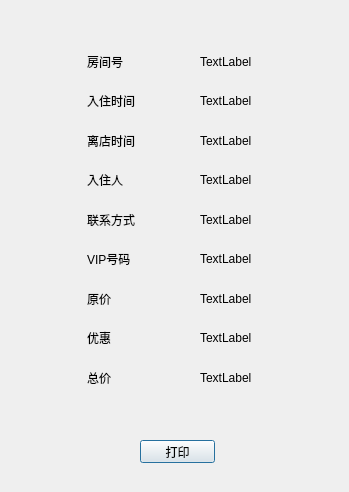
<?xml version="1.0" encoding="UTF-8"?>
<ui version="4.0">
 <class>Entry</class>
 <widget class="QDialog" name="Entry">
  <property name="geometry">
   <rect>
    <x>0</x>
    <y>0</y>
    <width>349</width>
    <height>492</height>
   </rect>
  </property>
  <property name="windowTitle">
   <string>Dialog</string>
  </property>
  <widget class="QPushButton" name="pushButton">
   <property name="geometry">
    <rect>
     <x>140</x>
     <y>440</y>
     <width>75</width>
     <height>23</height>
    </rect>
   </property>
   <property name="text">
    <string>打印</string>
   </property>
  </widget>
  <widget class="QWidget" name="widget" native="true">
   <property name="geometry">
    <rect>
     <x>10</x>
     <y>10</y>
     <width>321</width>
     <height>421</height>
    </rect>
   </property>
   <widget class="QLabel" name="label_17">
    <property name="geometry">
     <rect>
      <x>77</x>
      <y>320</y>
      <width>54</width>
      <height>16</height>
     </rect>
    </property>
    <property name="text">
     <string>优惠</string>
    </property>
   </widget>
   <widget class="QLabel" name="label_12">
    <property name="geometry">
     <rect>
      <x>77</x>
      <y>123</y>
      <width>54</width>
      <height>16</height>
     </rect>
    </property>
    <property name="text">
     <string>离店时间</string>
    </property>
   </widget>
   <widget class="QLabel" name="label_16">
    <property name="geometry">
     <rect>
      <x>77</x>
      <y>281</y>
      <width>54</width>
      <height>16</height>
     </rect>
    </property>
    <property name="text">
     <string>原价</string>
    </property>
   </widget>
   <widget class="QLabel" name="label_9">
    <property name="geometry">
     <rect>
      <x>190</x>
      <y>360</y>
      <width>91</width>
      <height>16</height>
     </rect>
    </property>
    <property name="text">
     <string>TextLabel</string>
    </property>
   </widget>
   <widget class="QLabel" name="label_10">
    <property name="geometry">
     <rect>
      <x>77</x>
      <y>44</y>
      <width>54</width>
      <height>16</height>
     </rect>
    </property>
    <property name="text">
     <string>房间号</string>
    </property>
   </widget>
   <widget class="QLabel" name="label_15">
    <property name="geometry">
     <rect>
      <x>77</x>
      <y>241</y>
      <width>54</width>
      <height>16</height>
     </rect>
    </property>
    <property name="text">
     <string>VIP号码</string>
    </property>
   </widget>
   <widget class="QLabel" name="label_18">
    <property name="geometry">
     <rect>
      <x>77</x>
      <y>360</y>
      <width>54</width>
      <height>16</height>
     </rect>
    </property>
    <property name="text">
     <string>总价</string>
    </property>
   </widget>
   <widget class="QLabel" name="label_5">
    <property name="geometry">
     <rect>
      <x>190</x>
      <y>202</y>
      <width>91</width>
      <height>16</height>
     </rect>
    </property>
    <property name="text">
     <string>TextLabel</string>
    </property>
   </widget>
   <widget class="QLabel" name="label_3">
    <property name="geometry">
     <rect>
      <x>190</x>
      <y>123</y>
      <width>91</width>
      <height>16</height>
     </rect>
    </property>
    <property name="text">
     <string>TextLabel</string>
    </property>
   </widget>
   <widget class="QLabel" name="label_14">
    <property name="geometry">
     <rect>
      <x>77</x>
      <y>202</y>
      <width>54</width>
      <height>16</height>
     </rect>
    </property>
    <property name="text">
     <string>联系方式</string>
    </property>
   </widget>
   <widget class="QLabel" name="label_7">
    <property name="geometry">
     <rect>
      <x>190</x>
      <y>281</y>
      <width>91</width>
      <height>16</height>
     </rect>
    </property>
    <property name="text">
     <string>TextLabel</string>
    </property>
   </widget>
   <widget class="QLabel" name="label_8">
    <property name="geometry">
     <rect>
      <x>190</x>
      <y>320</y>
      <width>91</width>
      <height>16</height>
     </rect>
    </property>
    <property name="text">
     <string>TextLabel</string>
    </property>
   </widget>
   <widget class="QLabel" name="label_2">
    <property name="geometry">
     <rect>
      <x>190</x>
      <y>83</y>
      <width>91</width>
      <height>16</height>
     </rect>
    </property>
    <property name="text">
     <string>TextLabel</string>
    </property>
   </widget>
   <widget class="QLabel" name="label_4">
    <property name="geometry">
     <rect>
      <x>190</x>
      <y>162</y>
      <width>91</width>
      <height>16</height>
     </rect>
    </property>
    <property name="text">
     <string>TextLabel</string>
    </property>
   </widget>
   <widget class="QLabel" name="label_13">
    <property name="geometry">
     <rect>
      <x>77</x>
      <y>162</y>
      <width>54</width>
      <height>16</height>
     </rect>
    </property>
    <property name="text">
     <string>入住人</string>
    </property>
   </widget>
   <widget class="QLabel" name="label_6">
    <property name="geometry">
     <rect>
      <x>190</x>
      <y>241</y>
      <width>91</width>
      <height>16</height>
     </rect>
    </property>
    <property name="text">
     <string>TextLabel</string>
    </property>
   </widget>
   <widget class="QLabel" name="label">
    <property name="geometry">
     <rect>
      <x>190</x>
      <y>44</y>
      <width>54</width>
      <height>16</height>
     </rect>
    </property>
    <property name="text">
     <string>TextLabel</string>
    </property>
   </widget>
   <widget class="QLabel" name="label_11">
    <property name="geometry">
     <rect>
      <x>77</x>
      <y>83</y>
      <width>54</width>
      <height>16</height>
     </rect>
    </property>
    <property name="text">
     <string>入住时间</string>
    </property>
   </widget>
  </widget>
 </widget>
 <resources/>
 <connections/>
</ui>
